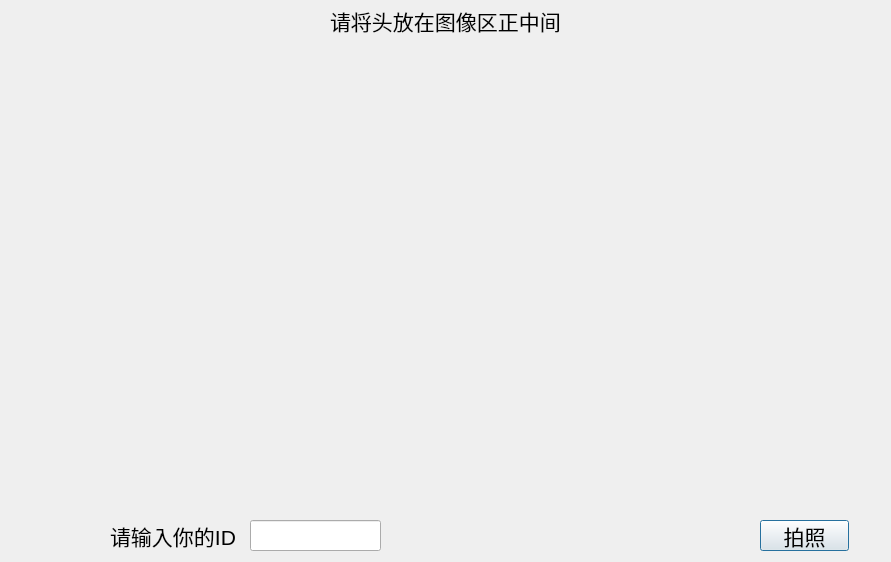
<?xml version="1.0" encoding="UTF-8"?>
<ui version="4.0">
 <class>detect</class>
 <widget class="QDialog" name="detect">
  <property name="geometry">
   <rect>
    <x>0</x>
    <y>0</y>
    <width>891</width>
    <height>562</height>
   </rect>
  </property>
  <property name="windowTitle">
   <string>Dialog</string>
  </property>
  <widget class="QLineEdit" name="IDlineEdit">
   <property name="geometry">
    <rect>
     <x>250</x>
     <y>520</y>
     <width>131</width>
     <height>31</height>
    </rect>
   </property>
  </widget>
  <widget class="QLabel" name="label_2">
   <property name="geometry">
    <rect>
     <x>330</x>
     <y>0</y>
     <width>281</width>
     <height>41</height>
    </rect>
   </property>
   <property name="font">
    <font>
     <pointsize>16</pointsize>
    </font>
   </property>
   <property name="text">
    <string>请将头放在图像区正中间</string>
   </property>
  </widget>
  <widget class="QPushButton" name="pushButton">
   <property name="geometry">
    <rect>
     <x>760</x>
     <y>520</y>
     <width>89</width>
     <height>31</height>
    </rect>
   </property>
   <property name="font">
    <font>
     <pointsize>16</pointsize>
    </font>
   </property>
   <property name="text">
    <string>拍照</string>
   </property>
  </widget>
  <widget class="QWidget" name="camera" native="true">
   <property name="geometry">
    <rect>
     <x>70</x>
     <y>40</y>
     <width>741</width>
     <height>481</height>
    </rect>
   </property>
   <property name="font">
    <font>
     <pointsize>16</pointsize>
    </font>
   </property>
  </widget>
  <widget class="QLabel" name="label">
   <property name="geometry">
    <rect>
     <x>110</x>
     <y>520</y>
     <width>131</width>
     <height>31</height>
    </rect>
   </property>
   <property name="font">
    <font>
     <pointsize>16</pointsize>
    </font>
   </property>
   <property name="text">
    <string>请输入你的ID</string>
   </property>
  </widget>
 </widget>
 <resources/>
 <connections/>
</ui>
